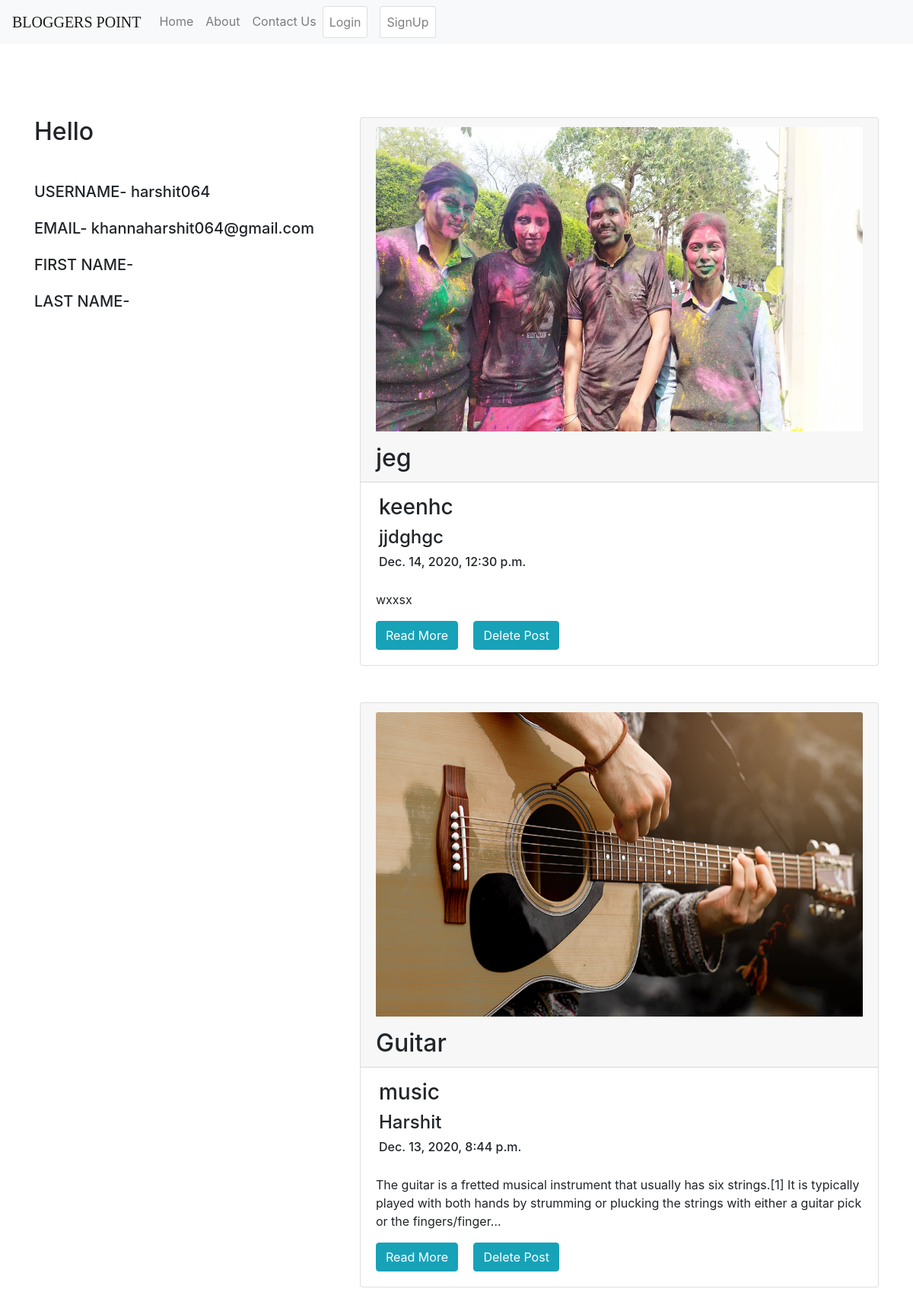
/myprofile/harshit064, run on the app's committed database.
### app1/models.py (models this page shows)
class blogpost(models.Model):
    ids=models.AutoField(primary_key=True)
    name=models.CharField(max_length=30)
    catagory=models.CharField(max_length=40)
    title=models.CharField(max_length=40)
    textarea=models.TextField()
    email=models.CharField(max_length=40)
    timestamp=models.DateTimeField(auto_now_add=True, blank=True)
    image=models.ImageField(default='')
    def __str__(self):
        return self.catagory

### app1/views.py (the view)
# urls.py: path('myprofile/<str:name>', views.myprofile, name='myprofile'),
def myprofile(request, name):
    bog=get_user_model().objects.get(username=name)
    print(name)
    from .models import image
    from .models import blogpost
    har=blogpost.objects.filter(name=name)
    print(har)
    kar=len(har)
    return render(request,'app1/myprofile.html', {'bog': bog , 'har': har, 'kar':kar})

### app1/templates/app1/myprofile.html (shortened to what this page needs)
{% extends 'app1/basic.html' %}
{% block body %}
{% load static %}
<div class="container mt-5 mb-5">
    <div class="row">
        <div class="col col-md-4 col-sm-4 col-lg-4 col-xs-4 box"  >
<div class="box " style="position:fixed">
<h2  class="mt-5">Hello {{ bog.first_name}}</h2>
  <h5 class="mt-5">USERNAME- {{bog.username}}</h5>
            <h5 class="mt-4">EMAIL- {{bog.email}}</h5>
            <h5 class="mt-4">FIRST NAME- {{bog.first_name}}</h5>
            <h5 class="mt-4">LAST NAME- {{bog.last_name}}</h5>
        </div>
        </div>
      <div class="col col-md-8 col-lg-8 col-xs-8 col-sm-8">
          {% if kar is 0 %}
          <div style="margin-top:20%; font-size:30px;">you have not uploaded any blog till now.....</div>
          <div style="font-size:30px; margin-top:10px;">let's get started</div>
              <a href="/createblog/{{bog.username}}" class="btn btn-info mt-5">Create Post</a><span></span>
          {% else %}
          {% for i in har reversed %}
          <div class="card mt-5 ml-5">
  <h2 class="card-header">
               <img src="{{i.image}}" class="card-img-top mb-3" height="400px" width="90%">
    {{i.title}}
  </h2>
       <h3 class="ml-4 mt-3"> {{i.catagory}}</h3>
       <h4 class="ml-4">{{i.email}}</h4>
       <h6 class="ml-4">{{i.timestamp}}</h6>
  <div class="card-body">
    <p class="card-text">{{i.textarea |truncatechars:200}}</p>
    <a href="/blogpost/{{i.ids}}" class="btn btn-info">Read More</a>
              <span><a href="/deletepost/{{i.ids}}" class="btn btn-info  ml-3">Delete Post</a></span>
  </div>
</div>
    {% endfor %}
          {% endif %}
      </div>
    </div>
</div>
{% endblock %}

### data on the page
blogpost: image (picture), title "jeg", catagory "keenhc", email "jjdghgc", timestamp "Dec. 14, 2020, 12:30 p.m.", textarea "wxxsx"
blogpost: image (picture), title "Guitar", catagory "music", email "Harshit", timestamp "Dec. 13, 2020, 8:44 p.m.", textarea "The guitar is a fretted musical instrument that usually has six strings.[1] It is typically played with both hands by strumming or plucking the strings with either a guitar pick or the fingers/finger…"

### other printed values
{{ bog.username }} "harshit064"
{{ bog.email }} "khannaharshit064@gmail.com"
